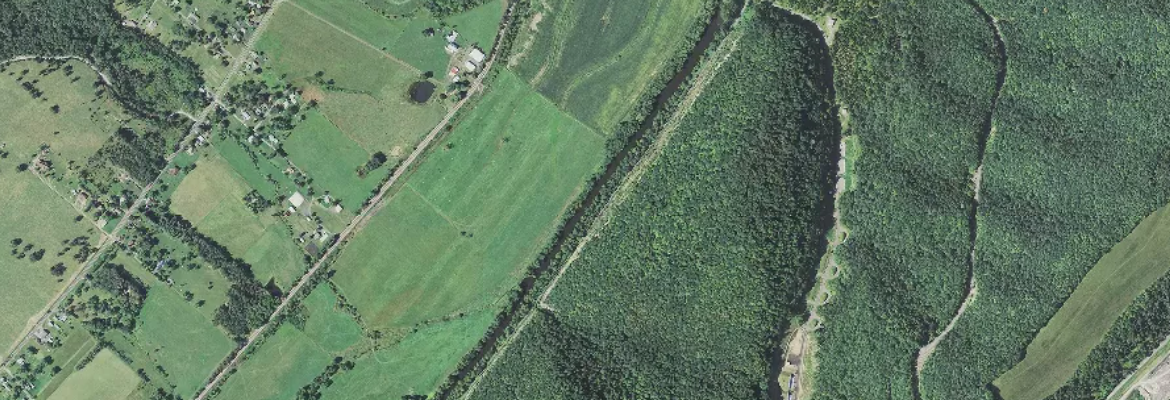
#> input picture hello/FindFieldTest/field1.png, 1170 x 400 px
$ jupyter execute --allow-errors FindingAField-Old1.ipynb
#> lines starting #> are read from the running program, lines starting #| are printed output that depends on the picture; after the words box and inside, x2 and y2 are one past the last pixel; in counts of white or black regions, pixels touching at a corner belong together
[cell 1]
import cv2
import numpy as np
from matplotlib import pyplot as plt
import math
import pandas as pd

[cell 2]
img1 = cv2.imread('./field1.png', cv2.IMREAD_UNCHANGED)
#> img1 is the input picture: shape (400, 1170, 4); mean B, G, R, A 99, 122.5, 99, 255
#img = cv2.GaussianBlur(img,(3,3),1)
img2 = cv2.imread('./field2.png', cv2.IMREAD_UNCHANGED)
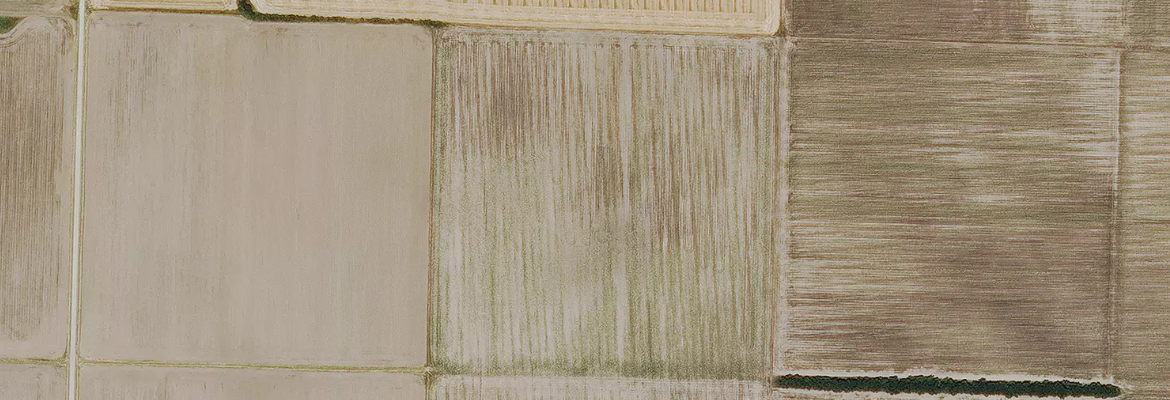
#> input picture hello/FindFieldTest/field2.png, 1170 x 400 px
#> img2 is the input picture: shape (400, 1170, 4); mean B, G, R, A 126.8, 147.8, 161.2, 255
#img2 = cv2.GaussianBlur(img2,(3,3),1)
sw_lat = 39.29659584795485
sw_lng = -91.55355996810053
ne_lat = 39.300794835699975
ne_lng = -91.53768871961418
field_lat = 39.298716368246005
field_lng = -91.54533269271144

field_x = abs((field_lng-ne_lng)*(img2.shape[1]/(ne_lng-sw_lng)))
field_x = int(round(field_x))
field_y = abs((field_lat-ne_lat)*(img2.shape[0]/(ne_lat-sw_lat)))
field_y = int(round(field_y))

[cell 3]
def invert_pixels(self):
    img = cv2.bitwise_not(self)
    return img

def get_circle_mask(center, radius, img):
    mask = np.zeros(img.shape, dtype=np.uint8)
    cv2.circle(mask, (center[0],center[1]), radius, (255,255,255), -1)
    return mask

def get_circle(center, radius, img):
    mask = get_circle_mask(center, radius, img)
    result = img & mask

    mask_sum = np.sum(mask)
    result_sum = np.sum(result)
    coverage = (result_sum-mask_sum)/mask_sum
    return [result,coverage]

def get_ring(center,radius, img):
    mask = np.zeros(img.shape, dtype=np.uint8)
    cv2.circle(mask, (center[0],center[1]), radius, (255,255,255), 1)

    img_ring = ((mask)&(invert_pixels(img))).nonzero()
    img_ring = np.array(img_ring)

    if img_ring.size != 0:
        img_ring = np.array([img_ring[1],img_ring[0]])
        angles = np.arctan2(img_ring[1] - center[1], img_ring[0] - center[0])
        #print(angles)
        angles = np.where(angles >= 0, angles, angles + 2*math.pi)
        #print(angles)
        #print(np.rad2deg(angles))
        #print('')
        distances = np.sqrt((img_ring[0] - center[0])**2 + (img_ring[1] - center[1])**2)
        angle1 = np.arctan2(img_ring[1] - center[1] + 1, img_ring[0] - center[0] - 1)
        angle2 = np.arctan2(img_ring[1] - center[1] - 1, img_ring[0] - center[0] + 1)
        angle3 = np.arctan2(img_ring[1] - center[1] + 1, img_ring[0] - center[0] + 1)
        angle4 = np.arctan2(img_ring[1] - center[1] - 1, img_ring[0] - center[0] - 1)
        angle1 = np.where(angle1 >= 0, angle1, angle1 + 2*math.pi)
        angle2 = np.where(angle2 >= 0, angle2, angle2 + 2*math.pi)
        angle3 = np.where(angle3 >= 0, angle3, angle3 + 2*math.pi)
        angle4 = np.where(angle4 >= 0, angle4, angle4 + 2*math.pi)
        img_ring = np.vstack((img_ring, angles, distances))
        for i in range(len(img_ring[0])):
            a1 = 0.0
            a2 = 0.0
            if angles[i] < math.pi/2 or ((angles[i] < 3*math.pi/2) and (angles[i] >= math.pi)):
                #a1 = angles[i] + (angle1[i]-angles[i])/2
                #a2 = angles[i] + (angle2[i]-angles[i])/2
                a1 = angle1[i]
                a2 = angle2[i]
            else:
                #a1 = angles[i] + (angle3[i]-angles[i])/2
                #a2 = angles[i] + (angle4[i]-angles[i])/2
                a1 = angle3[i]
                a2 = angle4[i]
            a_min = min(a1,a2)
            a_max = max(a1,a2)
            if a_min < 0.75 and a_max > 5.5:
                a_min = a_min + 2*math.pi
            r = int(img.shape[1])
            cv2.ellipse(img, (center[0],center[1]), (r,r), 0,
                      np.rad2deg(a_min), np.rad2deg(a_max), 255, -1)
            #print_img(img, (int(img_ring[0][i]),int(img_ring[1][i])))
            #print(a_min,',', a_max)
            #print(np.rad2deg(a_min),np.rad2deg(a_max))
        return [img_ring, img]
    img_ring = np.array([[],[],[],[]])
    return [img_ring, img]

def get_imgs(img):
    cA = []
    eA = []
    hcorner_centroids = []
    imgs = []
    for i in range(4):
        # get harris corner image
        cImg = cv2.cvtColor(img,cv2.COLOR_BGR2GRAY)
        cImg = np.float32(cImg)
        dst = cv2.cornerHarris(cImg,2,1,0.04)
        dst = cv2.dilate(dst,None)
        cImg[dst>0.01*dst.max()]=[0]
        ret, cImg = cv2.threshold(cImg, 90, 255, cv2.THRESH_BINARY)
        cImg = np.uint8(cImg)
        cA.append(cImg)

        # find centroids of harris corner
        ret, dst = cv2.threshold(dst,0.01*dst.max(),255,0)
        dst = np.uint8(dst)
        ret, labels, stats, centroids = cv2.connectedComponentsWithStats(dst)
        hcorner_centroids.append(centroids)

        eImg = cv2.Canny(img,50,150)
        eImg = invert_pixels(eImg)
        ret, eImg = cv2.threshold(eImg, 90, 255, cv2.THRESH_BINARY)
        eA.append(eImg)

        imgs.append(img)
        img = cv2.pyrDown(img)

    return [cA, hcorner_centroids, eA, imgs]

def print_imgs(imgs):
    imgs = imgs[3] + imgs[2] + imgs[0]
    plt.figure(figsize=(18, 16), dpi= 80, facecolor='w', edgecolor='k')

    for i in range(len(imgs)):
        plt.subplot(math.ceil(len(imgs)/2),2,i+1)
        plt.imshow(imgs[i],'gray')
        plt.xticks([]),plt.yticks([])

    plt.show()
    #plt.savefig("./img1")

def print_polygon(img, pts, center):
    pts = pts.reshape((-1,1,2))
    cv2.polylines(img,[pts],True,(0,50,150))
    cv2.circle(img, (center[0],center[1]), 2, (150,0,0), -1)

    plt.figure(figsize=(18, 16), dpi= 80, facecolor='w', edgecolor='k')
    plt.imshow(img,'gray')
    plt.xticks([]),plt.yticks([])
    plt.show()
    #plt.savefig("./placeholder")

def print_img(img, point):
    cv2.circle(img, point, 1, (150,0,0), -1)

    plt.figure(figsize=(18, 16), dpi= 80, facecolor='w', edgecolor='k')
    plt.imshow(img,'gray')
    plt.xticks([]),plt.yticks([])
    plt.show()


def get_start_img(imgs):
    img = np.array([0])
    imgA = []
    for i in range(len(imgs[2])):
        img = imgs[2][i]
        center = [int(round(field_x/(2**i))),int(round(field_y/(2**i)))]
        radius = int(round(img.shape[0]/8))
        img, coverage = get_circle(center, radius, img)
        if coverage < 0.01:
            return [i, center, radius]
    return  [len(imgs[2])-1, center, radius]

def closest_point(pt, pts):
    dist = np.sqrt(np.sum((pts - pt)**2, axis=1))
    return [np.amin(dist),np.argmin(dist)]

def clean_polygon(p_df, corners):
    p_df = p_df.copy()
    p_df.columns = ['x','y','angle_origin','distance_origin']
    p0 = p_df[['x','y']].values
    #print(p0)
    p1 = np.roll(p0, 2)
    #print(p1)
    p2 = np.roll(p0, -2)

    v1 = p1 - p0
    v2 = p2 - p0

    v1_u = v1 / np.array([np.linalg.norm(v) for v in v1])[:, np.newaxis]
    v2_u = v2 / np.array([np.linalg.norm(v) for v in v2])[:, np.newaxis]

    #v1_v2_dot = np.einsum('ij,ij->i',v1_u,v2_u)

    p_df['angle'] = np.arccos(np.clip(np.einsum('ij,ij->i',v1_u,v2_u), -1.0, 1.0))
    p_df = p_df.loc[p_df['angle'] > 0.1]
    print('angles:', p_df['angle'], sep='\n')

    length1 = np.sqrt((p1.T[0] - p0.T[0])**2 + (p1.T[1] - p0.T[1])**2)
    length2 = np.roll(length1, -1)
    p_df['length1'] = length1
    p_df['length2'] = length2
    #print(p0,p1,p2,v1,v2)
    print(p_df['length1'].hist(bins=100))

    # Get set of corners
    #print('corners:', corners, sep='\n')
    corners = np.array(corners.T)
#     corners = np.array([corners[1],corners[0]])
    corners = np.round(corners.T/2).astype(int)
    vertices = p_df[['x','y']].values
    closest_index = np.array([closest_point(pt,corners) for pt in vertices])
    #print('closest_index:', closest_index, sep='\n')
    corner_dist = closest_index.T[0]
    closest_index = closest_index.T[1].astype(int)
    p_df['closest_corner_x'] = np.array([corners[x][0] for x in closest_index])
    p_df['closest_corner_y'] = np.array([corners[x][1] for x in closest_index])
    p_df['corner_dist'] = corner_dist
    length_std = np.std(p_df['length1'].values)
    p_df = p_df.sort_values('corner_dist')
    p_df.reset_index(drop=True, inplace=True)
    print(p_df)
    p_df = p_df.loc[p_df['corner_dist'] <= p_df['corner_dist'][int(p_df.shape[0]*0.5)]]
    #print(p_df)
    print(int(p_df.shape[0]*0.1), int(p_df.shape[0]*0.25), int(p_df.shape[0]*0.9), sep='\n')
    p_df = p_df.sort_values('angle_origin')
    p_df = p_df[['closest_corner_x', 'closest_corner_y']].drop_duplicates()
    p_df.columns = ['x', 'y']

#     print(p_df.loc[(p_df['length1'] > length_std*2) | (p_df['length2'] > length_std*2)])
    print(p_df)
#     print(img.shape)
    return p_df


def get_lidar_polygon(center, radius, img, img_corners):
    image = img.copy()
    radius = int(radius/2)
    length = int(image.shape[1]/2) - radius
    pixels = []
    #print(img.shape)

    for i in range(length):
        ring, image = get_ring(center, radius+i+1, image)
        pixels.append(ring)

    vertices = np.concatenate(pixels,axis=1)
    vertices_df = pd.DataFrame(vertices.T, columns=['x','y','angle_origin','distance_origin'])
    vertices_df = vertices_df.sort_values('angle_origin')
    #vertices_df =
    vertices_df = clean_polygon(vertices_df, img_corners)
    vertices = vertices_df[['x','y']].values
    #print(vertices)
    return vertices.astype(int)

[cell 4]
field_x = 900
field_y = 180

imgs = get_imgs(img2)
#> the loop in get_imgs, `for i in range(4):` made 4 passes
#> after the loop in get_imgs, `for i in range(4):`:
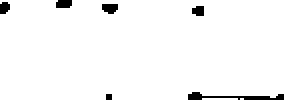
#> cImg: shape (50, 147) (shown 2 times larger); 97.1% white; 6 black regions (1 under 20 px), largest, box (x1, y1, x2, y2) and area: (94, 46, 142, 50) 87, (51, 2, 59, 7) 33, (28, 0, 36, 4) 30, (96, 3, 102, 8) 26, (0, 1, 5, 7) 25
#> after the loop in get_imgs, `for i in range(4):`: cA = 4 items; hcorner_centroids = 4 point arrays, longest 339 points; imgs = 4 items
#> imgs = 4 items
print_imgs(imgs)
#> in print_imgs, `imgs = imgs[3] + imgs[2] + imgs[0]`: imgs = 12 items
#> the loop in print_imgs, `for i in range(len(imgs)):` made 12 passes
#> the loop in get_start_img, `for i in range(len(imgs[2])):` made 4 passes
#> (center, radius, mask_sum in get_circle, result_sum in get_circle, coverage) on passes 1 to 4: ([900, 180], 50, 2000475, 1339515, 9.22e+12), ([450, 90], 25, 500055, 425340, 3.69e+13), ([225, 45], 12, 112455, 110925, 1.64e+14), ([112, 22], 6, 28815, 28815, 0)
#> pass 1, in get_start_img, `img = imgs[2][i]`:
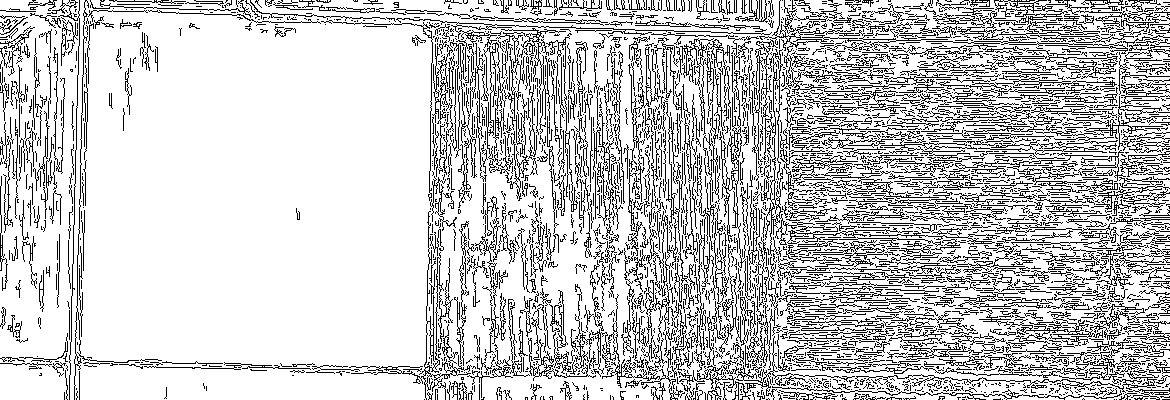
#> img: shape (400, 1170); 79% white; black in thin lines or dots
#> pass 1, in get_circle, `result = img & mask`:
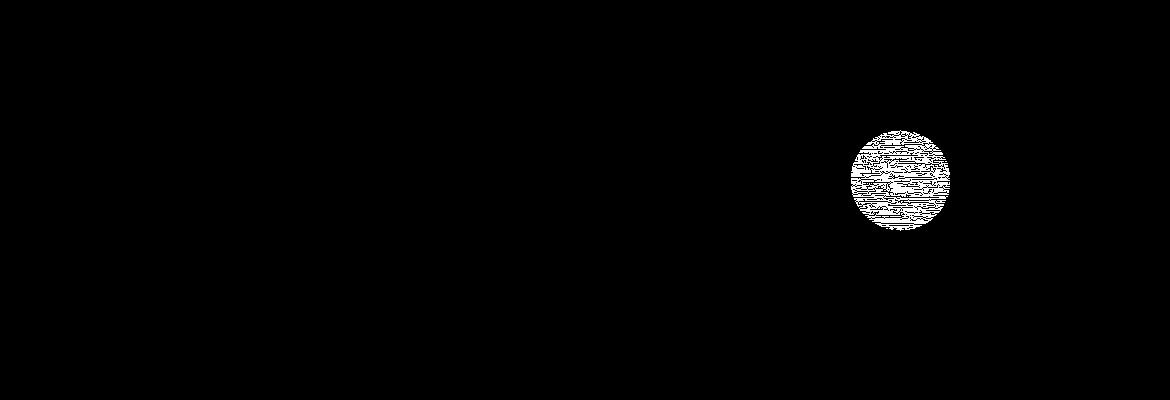
#> result: shape (400, 1170); 1.1% white in thin lines or dots, all inside (x1, y1, x2, y2) = (851, 130, 950, 231)
index, center, radius = get_start_img(imgs)
#> index = 3; center = [112, 22]; radius = 6
index2 = index
#> index2 = 3
if index > 0:
    index2 = index - 1
#> index2 = 2
print(index, index2)
#| 3 2
pic = imgs[3][index].copy()
print_img(imgs[2][index],(center[0],center[1]))
polygon = get_lidar_polygon(center, radius, imgs[2][index], imgs[1][index2])
#> in get_lidar_polygon, `radius = int(radius/2)`: radius = 3
#> in get_lidar_polygon, `length = int(image.shape[1]/2) - radius`: length = 70
#> the loop in get_lidar_polygon, `for i in range(length):` made 70 passes
#> after the loop in get_lidar_polygon, `for i in range(length):`: pixels = 70 items, first 6: empty array, empty array, empty array, empty array, empty array, empty array
#> in get_lidar_polygon, `vertices_df = pd.DataFrame(vertices.T, columns=['x','y','angle_origin'..`: vertices_df = table of 86 rows and 4 columns
#> in clean_polygon, `corners = np.round(corners.T/2).astype(int)`: corners = 23 rows, first 8: [73, 25], [10, 2], [31, 1], [2, 3], [47, 3], [55, 3], [98, 5], [140, 5]
#> in clean_polygon, `closest_index = np.array([closest_point(pt,corners) for pt in vertices])`: closest_index = 86 pairs, first value 1 to 21.02, second value 0 to 22
#> in clean_polygon, `corner_dist = closest_index.T[0]`: corner_dist = 86 values, max 21.02 at index 70, min 1 at index 9, mean 8.68
#> in clean_polygon, `closest_index = closest_index.T[1].astype(int)`: closest_index = 86 values, max 22 at index 11, min 0 at index 50, mean 11.19
#> in get_lidar_polygon, `vertices_df = clean_polygon(vertices_df, img_corners)`: vertices_df = table of 14 rows and 2 columns
#> in get_lidar_polygon, `vertices = vertices_df[['x','y']].values`: vertices = 14 rows, first 8: [139, 48], [133, 47], [132, 49], [128, 47], [123, 47], [113, 47], [97, 48], [99, 38]
#> polygon has the same summary as vertices in get_lidar_polygon
print_polygon(pic,polygon,center)
#> in print_polygon, `pts = pts.reshape((-1,1,2))`: pts has the same summary as vertices in get_lidar_polygon
#> in print_polygon, `plt.show()`:
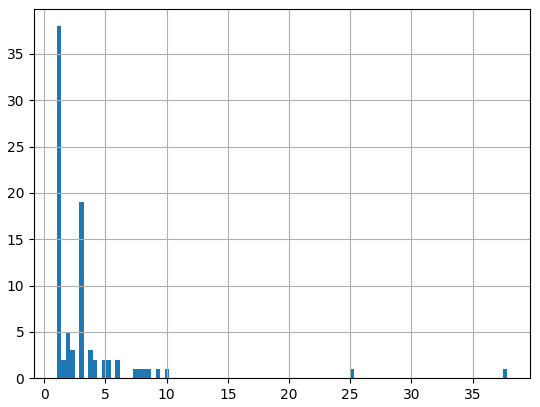
#> figure drawn by matplotlib, 1 panel; tallest bar 38 high, from x = 1 to 1.37
#print_imgs(imgs)
#print(polygon)
#print_imgs(get_start_img(imgs))

[cell 5]
a = np.arange(-10, 10).reshape((10,2))
b = np.arange(0,10)
#np.where(a > 0, a, a +20)
print(a)

#a / b[:, np.newaxis]
print(closest_point([0,1], a))
print(a[5][1])

[cell 6]
df = pd.DataFrame(np.random.randint(0,10,size=(10, 4)), columns=list('ABCD'))
df["E"]=df["D"].shift()
df["E"][:1]=df["D"].iloc[-1:]
df['E'] = df['E'].astype(int)
df["F"]=df["D"].shift(-1)
df["F"][-1:]=df["D"].iloc[:1]
df['F'] = df['F'].astype(int)
print(df)
print(df["D"][-1:])
print(df["D"][:1])

#> (a cell that did not finish here is left out)

[cell 8]
mask = np.zeros((512,512), dtype=np.uint8)
cv2.ellipse(mask, (200,200), (200,200),0, 45+360, 345, (255,255,255), -1)
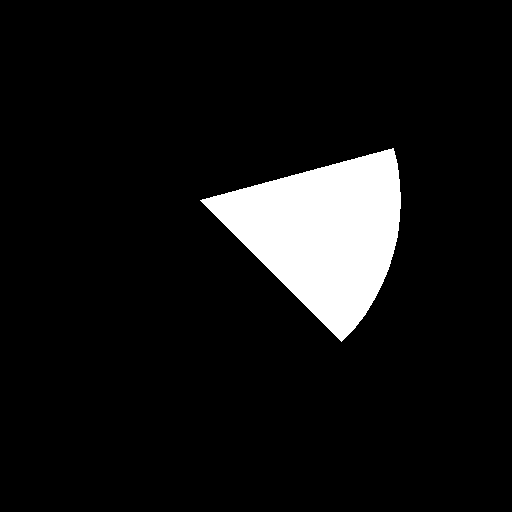
#> mask: shape (512, 512); 8.1% white; 1 white region, box (x1, y1, x2, y2) and area: (200, 148, 401, 342) 21196
plt.imshow(mask,'gray')
plt.show()

[cell 9]
a = np.array([[1,0,2],[3,4,0],[0,0,5],[0,6,0]])
print(a)
b = np.nonzero(a)
b = np.array(b).T
print(b)
print(b[1])
c = np.array([1,3, 4, 6,2,5])
print("c is: ", c)
#> (the rest of this cell did not finish here and is left out)

[cell 10]
y = np.arange(35)
print(y)
y = y.reshape(5,7)
print(y)
z = np.array([2,5])
y[:,z]
#> (the rest of this cell did not finish here and is left out)

#> (a cell that did not finish here is left out)

[cell 12]
G = img2.copy()
gpA = [G]
cImg = cv2.cvtColor(G,cv2.COLOR_BGR2GRAY)
cImg = np.float32(cImg)
dst = cv2.cornerHarris(cImg,2,1,0.04)
dst = cv2.dilate(dst,None)
cImg = cv2.cvtColor(cImg,cv2.COLOR_GRAY2BGR)
#> cImg: shape (400, 1170, 3) float32
cImg[dst>0.01*dst.max()]=[0,0,255]
#> cImg: shape (400, 1170, 3) float32; mean B, G, R 147.3, 147.3, 151.8
cA2 = [cImg]
eA2 = [cv2.Canny(G,50,150)]
for i in range(4):
    G = cv2.pyrDown(G)
    gpA.append(G)
    cImg = cv2.cvtColor(G,cv2.COLOR_BGR2GRAY)
    cImg = np.float32(cImg)
    dst = cv2.cornerHarris(cImg,2,1,0.04)
    dst = cv2.dilate(dst,None)
    cImg = cv2.cvtColor(cImg,cv2.COLOR_GRAY2BGR)
    cImg[dst>0.01*dst.max()]=[0,0,255]
    cA2.append(cImg)
    eA2.append(cv2.Canny(G,50,150))
#> this loop made 4 passes
#> pass 1, `dst = cv2.cornerHarris(cImg,2,1,0.04)`:
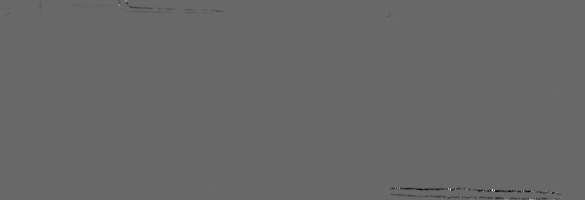
#> dst: shape (200, 585) float32; min -6911643.5, max 9917211, mean -12780.2; drawn with min black and max white
#> after the loop:
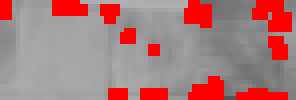
#> cImg: shape (25, 74, 3) float32 (shown 4 times larger); mean B, G, R 124.7, 124.7, 169.5
#> after the loop, cA2 = 5 items; eA2 = 5 items; gpA = 5 items

plt.figure(figsize=(18, 16), dpi= 80, facecolor='w', edgecolor='k')

titles = ['eA1','eA2','eA3','eA4','cA1','cA2','cA3','cA4']
images = [eA2[0], eA2[2], eA2[3], eA2[4],cA2[0], cA2[2], cA2[3], cA2[4]]

for i in range(8):
    plt.subplot(4,2,i+1),plt.imshow(images[i],'gray')
    plt.title(titles[i])
    plt.xticks([]),plt.yticks([])

plt.show()
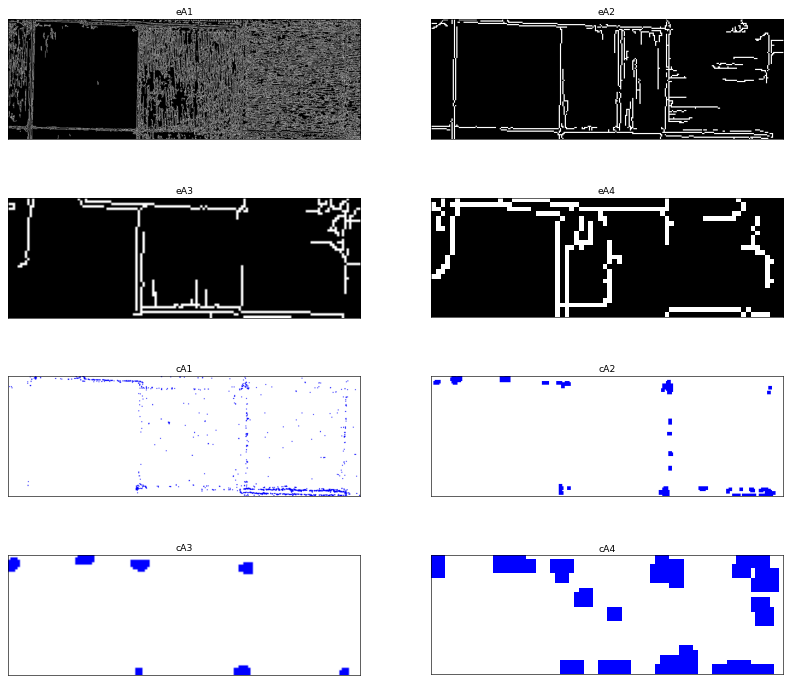
#> figure drawn by matplotlib, 8 panels; B, G, R data is drawn as R, G, B

[cell 13]
G = img2.copy()
gpA = [G]
eImg = cv2.cvtColor(G,cv2.COLOR_BGR2GRAY)
lsd = cv2.createLineSegmentDetector(cv2.LSD_REFINE_ADV,0.8,0.6,2,22.5,0,0.01,1024)
lines = lsd.detect(eImg)[0] #Position 0 of the returned tuple are the detected lines
#> lines = 505 rows, first 6: [953, 379.9, 964.6, 378.7], [799.4, 375.5, 895.7, 376.7], [983.1, 380.2, 1029.4, 380.4], [1029.3, 381.4, 1065.6, 380], [897.7, 378.4, 920.8, 374.2], [774.3, 375.8, 797, 373.8]
drawn_gray = lsd.drawSegments(eImg,lines)
eA = [drawn_gray]
for i in range(4):
    G = cv2.pyrDown(G)
    gpA.append(G)
    eImg = cv2.cvtColor(G,cv2.COLOR_BGR2GRAY)
    lsd = cv2.createLineSegmentDetector(cv2.LSD_REFINE_ADV,0.8,0.6,2,22.5,0,0.01,1024)
    lines = lsd.detect(eImg)[0]
    #print(lines)#Position 0 of the returned tuple are the detected lines
    drawn_gray = lsd.drawSegments(eImg,lines)
    eA.append(drawn_gray)
#> this loop made 4 passes
#> lines on pass 4: [[26.82, 0.955, 35.75, 2.31], [3.96, 3.1, 3.12, 15.62]]
#> pass 2, `drawn_gray = lsd.drawSegments(eImg,lines)`:
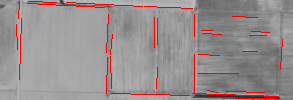
#> drawn_gray: shape (100, 293, 3); mean of channels 0, 1, 2 144, 144, 153.7; drawn as B, G, R
#> after the loop, eA = 5 items
#> (the rest of the program and of its run is left out)
